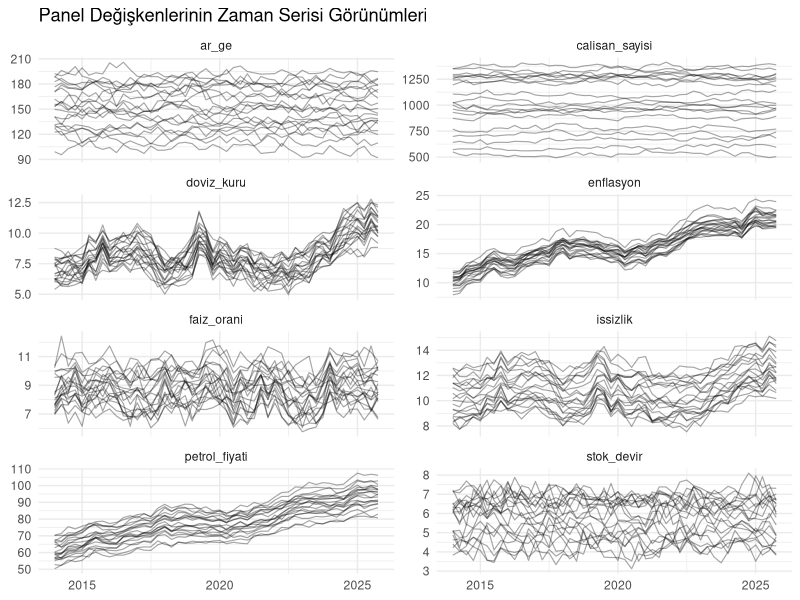

Write R code to recreate this figure.
## ---- chunk 1
#| label: paketler
install.packages(c("plm", "lmtest", "tseries", "dplyr", "tidyr",
                   "ggplot2", "knitr", "kableExtra", "openxlsx"),
                 repos = "https://cloud.r-project.org")

library(plm)
library(lmtest)
library(dplyr)
library(tidyr)
library(ggplot2)
library(knitr)
library(kableExtra)

options(width = 90, scipen = 4)
## ---- chunk 2
#| label: temizlik
if (!is.null(dev.list())) dev.off()
cat("\014")
rm(list = ls(all = TRUE))
knitr::opts_chunk$set(fig_crop = FALSE)
## ---- chunk 3
#| label: parametreler
set.seed(2)        # tekrarlanabilir sonuçlar için
N <- 20            # firma sayısı
T <- 48            # zaman dönemi sayısı
NT <- N * T        # toplam gözlem

tarih_seq <- seq(as.Date("2014-01-01"), by = "quarter", length.out = T)
## ---- chunk 4
#| label: ortak-faktorler
# Faktör 1: Sabit terimli olan rassal yürüyüş — küresel emtia şoku gibi (kümülatif toplam ile üretilir bu serilir çünkü seriler birikerek oluşur.)
set.seed(123)
f_I1_drift <- cumsum(rnorm(T, mean = 0.15, sd = 0.6))

# Faktör 2: Sabit terimsiz rassal yürüyüş — küresel finansal şok gibi
f_I1 <- cumsum(rnorm(T, mean = 0, sd = 0.7))

# Faktör 3: Durağan AR(1) — küresel iş çevrimi gibi
f_I0 <- as.numeric(arima.sim(list(ar = 0.55), n = T, sd = 0.5))
## ---- chunk 5
#| label: cd-li-degiskenler
# 1. ENFLASYON — I(1) + DETERMİNİSTİK TREND + CD var
enflasyon <- unlist(lapply(1:N, function(i) {
  alfa <- runif(1, 8, 12); yuk <- runif(1, 0.8, 1.2)
  trend_kats <- 0.06
  eps <- arima.sim(list(ar = 0.4), n = T, sd = 0.30)
  alfa + trend_kats * (1:T) + yuk * f_I1_drift + as.numeric(eps)
}))

# 2. DOVIZ_KURU — I(1), trend yok, CD var
doviz_kuru <- unlist(lapply(1:N, function(i) {
  alfa <- runif(1, 5, 8); yuk <- runif(1, 0.9, 1.3)
  eps <- arima.sim(list(ar = 0.3), n = T, sd = 0.40)
  alfa + yuk * f_I1 + as.numeric(eps)
}))

# 3. PETROL_FIYATI — I(1) + DETERMİNİSTİK TREND + CD var
petrol_fiyati <- unlist(lapply(1:N, function(i) {
  alfa <- runif(1, 50, 70); yuk <- runif(1, 1.5, 2.5)
  trend_kats <- 0.35
  eps <- arima.sim(list(ar = 0.4), n = T, sd = 1.0)
  alfa + trend_kats * (1:T) + yuk * f_I1_drift + as.numeric(eps)
}))

# 4. FAIZ_ORANI — I(0) durağan, CD var
faiz_orani <- unlist(lapply(1:N, function(i) {
  alfa <- runif(1, 7, 11); yuk <- runif(1, 0.6, 1.0)
  eps <- arima.sim(list(ar = 0.2), n = T, sd = 0.50)
  alfa + yuk * f_I0 + as.numeric(eps)
}))

# 5. ISSIZLIK — I(1), trend yok, CD var
issizlik <- unlist(lapply(1:N, function(i) {
  alfa <- runif(1, 8, 12); yuk <- runif(1, 0.5, 0.9)
  eps <- arima.sim(list(ar = 0.5), n = T, sd = 0.30)
  alfa + yuk * f_I1 + as.numeric(eps)
}))
## ---- chunk 6
#| label: cd-siz-degiskenler
# 6. AR_GE — I(0) durağan, idiyosenkratik
ar_ge <- unlist(lapply(1:N, function(i) {
  alfa <- runif(1, 100, 200)
  eps <- arima.sim(list(ar = 0.4), n = T, sd = 5)
  alfa + as.numeric(eps)
}))

# 7. CALISAN_SAYISI — Yüksek persistanslı AR(1), birime özgü
calisan_sayisi <- unlist(lapply(1:N, function(i) {
  alfa <- runif(1, 500, 1500)
  eps <- as.numeric(arima.sim(list(ar = 0.7), n = T, sd = 15))
  alfa + eps
}))

# 8. STOK_DEVIR — I(0) durağan, birime özgü
stok_devir <- unlist(lapply(1:N, function(i) {
  alfa <- runif(1, 4, 7)
  eps <- arima.sim(list(ar = 0.3), n = T, sd = 0.40)
  alfa + as.numeric(eps)
}))
## ---- chunk 7
#| label: pdataframe
df <- data.frame(
  id        = rep(1:N, each = T),
  tarih     = rep(tarih_seq, times = N),
  enflasyon, doviz_kuru, petrol_fiyati, faiz_orani, issizlik,
  ar_ge, calisan_sayisi, stok_devir
)

eko <- pdata.frame(df, index = c("id", "tarih"))
pdim(eko)
head(eko, 4)
## ---- chunk 8
#| label: fig-zaman-serileri
#| fig-cap: "Sekiz değişken için tüm firmaların zaman serisi izleri"
#| fig-height: 8
df_long <- df |>
  pivot_longer(-c(id, tarih), names_to = "degisken", values_to = "deger")

ggplot(df_long, aes(x = tarih, y = deger, group = id)) +
  geom_line(alpha = 0.35, linewidth = 0.4) +
  facet_wrap(~ degisken, scales = "free_y", ncol = 2) +
  labs(x = NULL, y = NULL,
       title = "Panel Değişkenlerinin Zaman Serisi Görünümleri") +
  theme_minimal(base_size = 11)
## ---- chunk 9
pcdtest(eko$enflasyon, test = "cd")
pcdtest(eko$enflasyon, test = "lm")
pcdtest(eko$enflasyon, test = "sclm")
## ---- chunk 10
pcdtest(eko$doviz_kuru, test = "cd")
pcdtest(eko$doviz_kuru, test = "lm")
pcdtest(eko$doviz_kuru, test = "sclm")
## ---- chunk 11
pcdtest(eko$petrol_fiyati, test = "cd")
pcdtest(eko$petrol_fiyati, test = "lm")
pcdtest(eko$petrol_fiyati, test = "sclm")
## ---- chunk 12
pcdtest(eko$faiz_orani, test = "cd")
pcdtest(eko$faiz_orani, test = "lm")
pcdtest(eko$faiz_orani, test = "sclm")
## ---- chunk 13
pcdtest(eko$issizlik, test = "cd")
pcdtest(eko$issizlik, test = "lm")
pcdtest(eko$issizlik, test = "sclm")
## ---- chunk 14
pcdtest(eko$ar_ge, test = "cd")
pcdtest(eko$ar_ge, test = "lm")
pcdtest(eko$ar_ge, test = "sclm")
## ---- chunk 15
pcdtest(eko$calisan_sayisi, test = "cd")
pcdtest(eko$calisan_sayisi, test = "lm")
pcdtest(eko$calisan_sayisi, test = "sclm")
## ---- chunk 16
pcdtest(eko$stok_devir, test = "cd")
pcdtest(eko$stok_devir, test = "lm")
pcdtest(eko$stok_devir, test = "sclm")
## ---- chunk 17
#| label: trend-yardimci
trend_p_degerleri <- function(degisken_adi) {
  # 20 birim için lm(y ~ t) regresyonundan trend katsayısı p-değerlerini döndürür
  sapply(1:N, function(i) {
    alt <- df[as.character(df$id) == as.character(i), ]
    y <- alt[[degisken_adi]]
    t <- seq_along(y)
    fit <- lm(y ~ t)
    coef(summary(fit))[2, 4]   # trend katsayısının p-değeri
  })
}
## ---- chunk 18
p_vec <- trend_p_degerleri("enflasyon")
mean(p_vec < 0.05)
## ---- chunk 19
p_vec <- trend_p_degerleri("doviz_kuru")
mean(p_vec < 0.05)
## ---- chunk 20
p_vec <- trend_p_degerleri("petrol_fiyati")
mean(p_vec < 0.05)
## ---- chunk 21
p_vec <- trend_p_degerleri("faiz_orani")
mean(p_vec < 0.05)
## ---- chunk 22
p_vec <- trend_p_degerleri("issizlik")
mean(p_vec < 0.05)
## ---- chunk 23
p_vec <- trend_p_degerleri("ar_ge")
mean(p_vec < 0.05)
## ---- chunk 24
p_vec <- trend_p_degerleri("calisan_sayisi")
mean(p_vec < 0.05)
## ---- chunk 25
p_vec <- trend_p_degerleri("stok_devir")
mean(p_vec < 0.05)
## ---- chunk 26
purtest(eko$ar_ge, test = "levinlin", exo = "intercept", lags = "AIC")
## ---- chunk 27
purtest(eko$calisan_sayisi, test = "levinlin", exo = "intercept", lags = "AIC")
## ---- chunk 28
purtest(eko$stok_devir, test = "levinlin", exo = "intercept", lags = "AIC")
## ---- chunk 29
purtest(eko$ar_ge, test = "ips", exo = "intercept", lags = "AIC")
## ---- chunk 30
purtest(eko$calisan_sayisi, test = "ips", exo = "intercept", lags = "AIC")
## ---- chunk 31
purtest(eko$stok_devir, test = "ips", exo = "intercept")  
## ---- chunk 32
purtest(eko$ar_ge, test = "madwu", exo = "intercept", lags = "AIC")
## ---- chunk 33
purtest(eko$calisan_sayisi, test = "madwu", exo = "intercept", lags = "AIC")
## ---- chunk 34
purtest(eko$stok_devir, test = "madwu", exo = "intercept", lags = "AIC")
## ---- chunk 35
purtest(eko$ar_ge, test = "hadri", exo = "intercept")
## ---- chunk 36
purtest(eko$calisan_sayisi, test = "hadri", exo = "intercept")
## ---- chunk 37
purtest(eko$stok_devir, test = "hadri", exo = "intercept")
